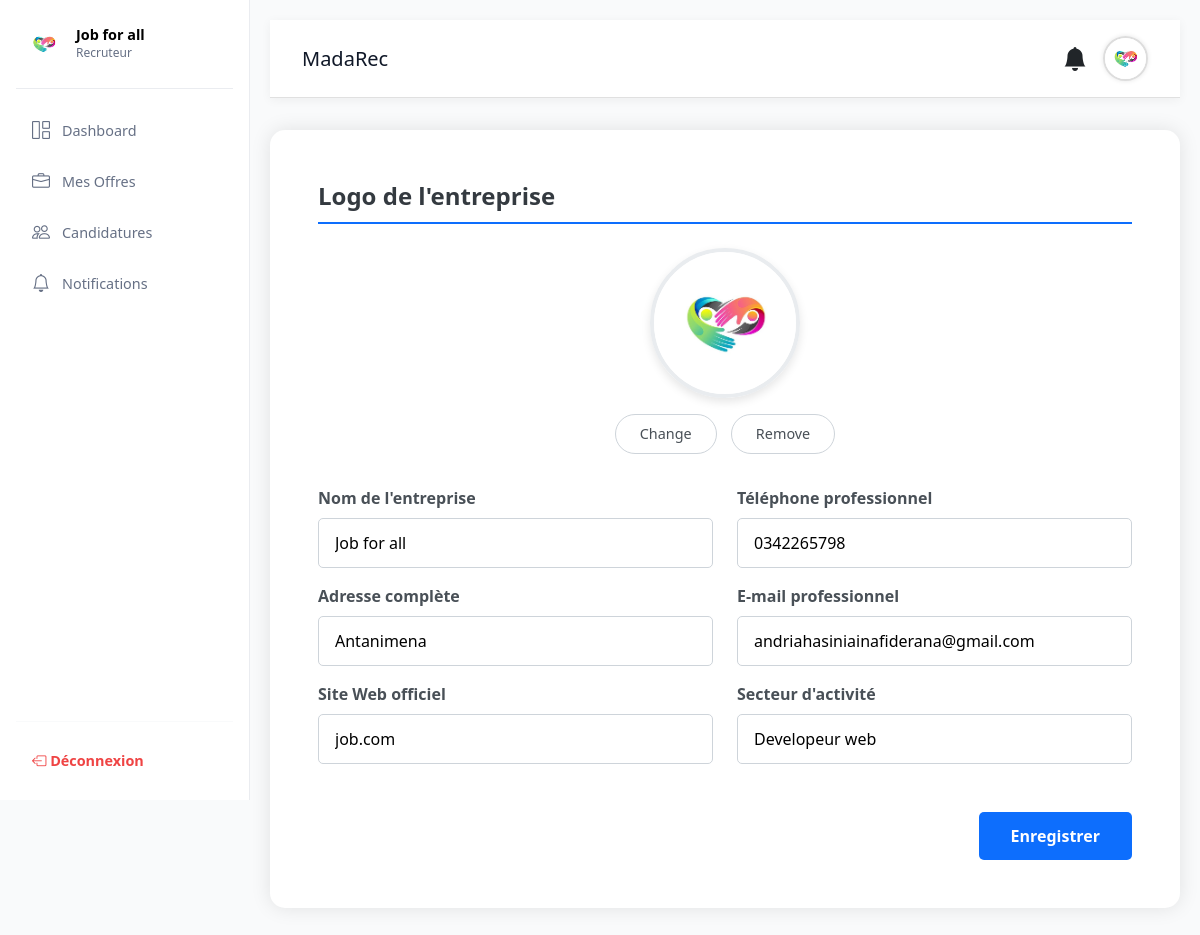
Screenshot of /index2.php?page=profilrecru (signed in) with the database file from the repository.
### tables this page shows
CREATE TABLE `recruteur` (
  `idrecru` int(3) NOT NULL,
  `photorecru` varchar(255) DEFAULT NULL,
  `nomrecru` varchar(255) DEFAULT NULL,
  `email` varchar(36) DEFAULT NULL,
  `numtelrecru` varchar(255) DEFAULT NULL,
  `idutil` int(3) NOT NULL,
  `secteur` varchar(100) DEFAULT NULL,
  `adrsrecru` varchar(32) DEFAULT NULL,
  `siteweb` varchar(100) DEFAULT NULL
);

### model/Recruteur.php (called while the page is built, shortened)
<?php
require_once './config/database.php';
class Recruteur {
    private $conn;
    public function __construct() {
        $db = new Database();
        $this->conn = $db->connect();
    }
    public function getByUtilisateur($idutil) {
        $stmt = $this->conn->prepare("SELECT * FROM recruteur WHERE idutil = ?");
        $stmt->bind_param("i", $idutil);
        $stmt->execute();
        $result = $stmt->get_result()->fetch_assoc();
        return $result;
    }
}

### config/database.php (called while the page is built, shortened)
<?php
class Database {
    private $host = "localhost";
    private $user = "root";
    private $pass = "";
    private $dbname = "gestionrecruteur";
    public function connect() {
        $this->conn = null;
        try {
            $this->conn = new mysqli($this->host, $this->user, $this->pass, $this->dbname);
        } catch (Exception $e) {
            echo "Erreur: " . $e->getMessage();
        }
        return $this->conn;
    }
}

### view/Pages/recruteur/profilrecru.php (the view, shortened to what this page needs)
<?php
$profil = $_SESSION['utilisateur'];
?>
<?php if ($profil): ?>
    <head>
    <link rel="stylesheet" href="./assets/css/profil.css">
</head>
<div class="container profile-form-container">
    <div class="profile-section-title">Logo de l'entreprise</div>
    <div class="profile-photo-wrapper">
        <img src="uploads/<?php echo htmlspecialchars($profil['photorecru']); ?>" class="profile-photo" alt="Profil">
        <div class="profile-photo-buttons">
            <form method="POST" action="index2.php?page=uploadPhoto" enctype="multipart/form-data" class="d-inline-block">
                <label for="photoUpload" class="btn btn-light-outline">Change</label>
                <link rel="stylesheet" href="./assets/images/user.jpg">
            </form>
            <button class="btn btn-light-outline">Remove</button>
        </div>
    </div>
     <form method="POST" action="index2.php?page=gererProfilRecruteur">
        <div class="row">
            <div class="col-md-6">
                <label for="firstName" class="form-label-custom">Nom de l'entreprise</label>
                <input type="text" id="firstName" class="form-control-custom" name="nomrecru" value="<?php echo htmlspecialchars($profil['nomrecru'] ?? ''); ?>">
            </div>
            <div class="col-md-6">
                <label for="phone" class="form-label-custom">Téléphone professionnel</label>
                <input type="text" id="phone" class="form-control-custom" name="numtelrecru" value="<?php echo htmlspecialchars($profil['numtelrecru'] ?? ''); ?>">
            </div>
        </div>
        <div class="row">
            <div class="col-md-6">
                <label for="adrsrecru" class="form-label-custom">Adresse complète</label>
                <input type="text" id="adrsrecru" class="form-control-custom" name="adrsrecru" value="<?php echo htmlspecialchars($profil['adrsrecru'] ?? ''); ?>">
            </div>
            <div class="col-md-6">
                <label for="email" class="form-label-custom">E-mail professionnel</label>
                <input type="email" id="email" class="form-control-custom" name="email" value="<?php echo htmlspecialchars($profil['email'] ?? ''); ?>">
            </div>
        </div>
        <div class="row">
            <div class="col-md-6">
                <label for="siteweb" class="form-label-custom">Site Web officiel</label>
                <input type="text" id="siteweb" class="form-control-custom" name="siteweb" value="<?php echo htmlspecialchars($profil['siteweb'] ?? ''); ?>">
            </div>
            <div class="col-md-6">
                <label for="secteur" class="form-label-custom">Secteur d'activité</label>
                <input type="text" id="secteur" class="form-control-custom" name="secteur" value="<?php echo htmlspecialchars($profil['secteur'] ?? ''); ?>">
            </div>
        </div>
        <div class="profile-actions">
            <button type="submit" class="btn btn-save">Enregistrer</button>
        </div>
    </form>
</div>
<?php endif; ?>

### assets/css/style.css (style rules this page uses)
html, body { overflow-x: hidden; overflow-y: auto; min-height: 100vh; box-sizing: border-box; }
body { background-color: #ffffff; font-family: 'Poppins', sans-serif; margin: 0; padding: 0; }
:root { --bs-primary: #f7a01d; --bs-secondary: #6c757d; --bs-dark: #343a40; --bs-light: #fcfcfc; --bs-white: #ffffff; }

### assets/css/sidebar_recruteur.css (style rules this page uses)
:root { --sidebar-bg-color: #ffffff; --sidebar-text-color: #667085; --sidebar-active-color: #7f56d9; --sidebar-active-bg: #f9f5ff; --sidebar-hover-bg: #f9f5ff; --sidebar-border-color: #eaecf0; --separator-color: #eaecf0; --body-bg-color: #f9fafb; --text-color: #101828; --logout-color: #ef4444; --logout-hover-bg: #fee2e2; }
body { background-color: var(--body-bg-color); color: var(--text-color); }

### assets/css/profil.css (style rules this page uses)
.profile-form-container { background-color: #ffffff; border-radius: 15px; padding: 3rem; box-shadow: 0 0 20px rgba(0, 0, 0, 0.1); margin-top: 2rem; margin-bottom: 2rem; }
.profile-section-title { font-size: 1.5rem; font-weight: bold; color: #343a40; margin-bottom: 1.5rem; border-bottom: 2px solid #0d6efd; padding-bottom: 0.5rem; }
.profile-photo-wrapper { text-align: center; margin-bottom: 2rem; }
.profile-photo { width: 150px; height: 150px; border-radius: 50%; object-fit: cover; border: 4px solid #e9ecef; box-shadow: 0 4px 10px rgba(0, 0, 0, 0.1); margin-bottom: 1rem; }
.profile-photo-buttons .btn { border-radius: 50px; padding: 0.5rem 1.5rem; font-size: 0.9rem; margin: 0 5px; }
.btn-light-outline { border: 1px solid #ced4da; color: #495057; background-color: transparent; }
.btn-save { background-color: #0d6efd; color: #fff; border: none; border-radius: 5px; padding: 0.75rem 2rem; font-size: 1rem; font-weight: bold; transition: background-color 0.3s ease; }
.form-label-custom { font-weight: 600; color: #495057; margin-bottom: 0.5rem; }
.form-control-custom { border: 1px solid #ced4da; border-radius: 5px; padding: 0.75rem 1rem; width: 100%; margin-bottom: 1rem; transition: border-color 0.3s ease, box-shadow 0.3s ease; }
.profile-actions { margin-top: 2rem; text-align: right; }

### index2.php (style rules this page uses)
body { background-color: #F6F6F6; margin:0; padding:0; }

### rows the page displays
recruteur: photorecru (picture), nomrecru "Job for all", numtelrecru "0342265798", adrsrecru "Antanimena", email "andriahasiniainafiderana@gmail.com", siteweb "job.com", secteur "Developeur web"

### other values shown
$recruteur['nomrecru'] "Job for all"
